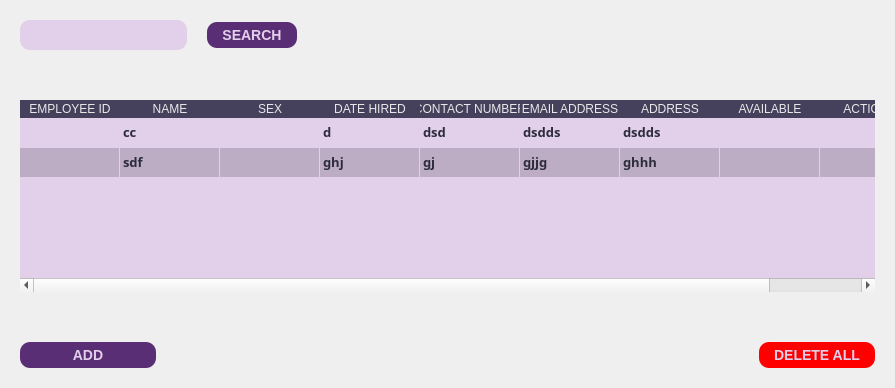
         <widget class="QWidget" name="employees_page">
          <layout class="QGridLayout" name="gridLayout_4">
           <item row="0" column="0">
            <widget class="QWidget" name="widget" native="true">
             <property name="styleSheet">
              <string notr="true">QPushButton {
                background-color: #5A2E74;  /* Background color of the buttons */
                color: #E2CFEA;              /* Text color of the buttons */
                border: none;               /* Remove button border */
                border-radius: 10px;         /* Border radius of the buttons */
                padding: 5px 15px;          /* Padding inside the buttons */
                font-size: 14px;            /* Font size of the button text */
				font-weight: bold;
}

QPushButton:hover {
                background-color: #745288;  /* Background color on hover */
}
QPushButton:pressed {
                background-color: #6B4483;  /* Background color on press */
}

QLabel{
	color: #E9E8E8;
}

QLineEdit{
	background-color: #E2CFEA;
	border: none;
	height: 30px;
	border-radius: 10px;
	color: #45405C;
	padding-left: 5px;
	padding-right: 5px;
}
</string>
             </property>
             <layout class="QGridLayout" name="gridLayout_3">
              <property name="verticalSpacing">
               <number>50</number>
              </property>
              <item row="0" column="2">
               <spacer name="horizontalSpacer_5">
                <property name="orientation">
                 <enum>Qt::Horizontal</enum>
                </property>
                <property name="sizeHint" stdset="0">
                 <size>
                  <width>40</width>
                  <height>20</height>
                 </size>
                </property>
               </spacer>
              </item>
              <item row="0" column="0" colspan="2">
               <layout class="QHBoxLayout" name="horizontalLayout">
                <property name="spacing">
                 <number>20</number>
                </property>
                <item>
                 <widget class="QLineEdit" name="lineEdit">
                  <property name="font">
                   <font>
                    <family>JetBrains Mono</family>
                    <pointsize>12</pointsize>
                    <bold>true</bold>
                   </font>
                  </property>
                 </widget>
                </item>
                <item>
                 <widget class="QPushButton" name="search_emp_button">
                  <property name="cursor">
                   <cursorShape>PointingHandCursor</cursorShape>
                  </property>
                  <property name="text">
                   <string>SEARCH</string>
                  </property>
                 </widget>
                </item>
               </layout>
              </item>
              <item row="2" column="0">
               <layout class="QHBoxLayout" name="horizontalLayout_4">
                <property name="spacing">
                 <number>20</number>
                </property>
                <item>
                 <widget class="QPushButton" name="add_emp_button">
                  <property name="cursor">
                   <cursorShape>PointingHandCursor</cursorShape>
                  </property>
                  <property name="text">
                   <string>ADD</string>
                  </property>
                  <property name="icon">
                   <iconset resource="../static/icons/resourcs.qrc">
                    <normaloff>:/add_button_light.svg</normaloff>:/add_button_light.svg</iconset>
                  </property>
                  <property name="iconSize">
                   <size>
                    <width>16</width>
                    <height>16</height>
                   </size>
                  </property>
                 </widget>
                </item>
               </layout>
              </item>
              <item row="2" column="1" colspan="3">
               <spacer name="horizontalSpacer_3">
                <property name="orientation">
                 <enum>Qt::Horizontal</enum>
                </property>
                <property name="sizeHint" stdset="0">
                 <size>
                  <width>386</width>
                  <height>20</height>
                 </size>
                </property>
               </spacer>
              </item>
              <item row="2" column="4">
               <widget class="QPushButton" name="delete_all_emp_button">
                <property name="cursor">
                 <cursorShape>PointingHandCursor</cursorShape>
                </property>
                <property name="styleSheet">
                 <string notr="true">QPushButton {
                background-color: rgb(255, 0, 0);  /* Background color of the buttons */
                color: #E2CFEA;              /* Text color of the buttons */
                border: none;               /* Remove button border */
                border-radius: 10px;         /* Border radius of the buttons */
                padding: 5px 15px;          /* Padding inside the buttons */
                font-size: 14px;            /* Font size of the button text */
				font-weight: bold;
}

QPushButton:hover {
                background-color: rgb(255, 62, 62);  /* Background color on hover */
}
QPushButton:pressed {
                background-color: rgb(200, 0, 0);  /* Background color on press */
}
</string>
                </property>
                <property name="text">
                 <string>DELETE ALL</string>
                </property>
                <property name="icon">
                 <iconset resource="../static/icons/resourcs.qrc">
                  <normaloff>:/delete_button_light.svg</normaloff>:/delete_button_light.svg</iconset>
                </property>
               </widget>
              </item>
              <item row="1" column="0" colspan="5">
               <widget class="QTableWidget" name="emp_table">
                <property name="font">
                 <font>
                  <family>JetBrains Mono</family>
                  <pointsize>10</pointsize>
                  <bold>true</bold>
                 </font>
                </property>
                <property name="styleSheet">
                 <string notr="true">QHeaderView::section{
	background-color: #45405C;
	color: #E9E8E8;
	border: none;
	font: 700 10pt &quot;JetBrains Mono&quot;;
}

QTableWidget{
	background-color: #E2CFEA;
	border: none;
	alternate-background-color: #BCADC5;
}

QTableWidget::item:selected{
	color: #2C2C3B;
	background-color: #FFEE8c;  /* Background color for selected items */

}
QTableWidget::item{
	color: #2C2C3B;
	selection-color: #2C2C3B;  /* Text color for selected items */

}
</string>
                </property>
                <property name="frameShadow">
                 <enum>QFrame::Sunken</enum>
                </property>
                <property name="editTriggers">
                 <set>QAbstractItemView::NoEditTriggers</set>
                </property>
                <property name="alternatingRowColors">
                 <bool>true</bool>
                </property>
                <property name="selectionMode">
                 <enum>QAbstractItemView::NoSelection</enum>
                </property>
                <property name="selectionBehavior">
                 <enum>QAbstractItemView::SelectRows</enum>
                </property>
                <property name="showGrid">
                 <bool>true</bool>
                </property>
                <property name="gridStyle">
                 <enum>Qt::NoPen</enum>
                </property>
                <attribute name="horizontalHeaderVisible">
                 <bool>true</bool>
                </attribute>
                <attribute name="horizontalHeaderCascadingSectionResizes">
                 <bool>false</bool>
                </attribute>
                <attribute name="horizontalHeaderHighlightSections">
                 <bool>true</bool>
                </attribute>
                <attribute name="horizontalHeaderShowSortIndicator" stdset="0">
                 <bool>false</bool>
                </attribute>
                <attribute name="horizontalHeaderStretchLastSection">
                 <bool>false</bool>
                </attribute>
                <attribute name="verticalHeaderVisible">
                 <bool>false</bool>
                </attribute>
                <attribute name="verticalHeaderStretchLastSection">
                 <bool>false</bool>
                </attribute>
                <row>
                 <property name="text">
                  <string>New Row</string>
                 </property>
                </row>
                <row/>
                <column>
                 <property name="text">
                  <string>EMPLOYEE ID</string>
                 </property>
                </column>
                <column>
                 <property name="text">
                  <string>NAME</string>
                 </property>
                </column>
                <column>
                 <property name="text">
                  <string>SEX</string>
                 </property>
                </column>
                <column>
                 <property name="text">
                  <string>DATE HIRED</string>
                 </property>
                </column>
                <column>
                 <property name="text">
                  <string>CONTACT NUMBER</string>
                 </property>
                </column>
                <column>
                 <property name="text">
                  <string>EMAIL ADDRESS</string>
                 </property>
                </column>
                <column>
                 <property name="text">
                  <string>ADDRESS</string>
                 </property>
                </column>
                <column>
                 <property name="text">
                  <string>AVAILABLE</string>
                 </property>
                </column>
                <column>
                 <property name="text">
                  <string>ACTIONS</string>
                 </property>
                </column>
                <item row="0" column="1">
                 <property name="text">
                  <string>cc</string>
                 </property>
                </item>
                <item row="0" column="3">
                 <property name="text">
                  <string>d</string>
                 </property>
                </item>
                <item row="0" column="4">
                 <property name="text">
                  <string>dsd</string>
                 </property>
                </item>
                <item row="0" column="5">
                 <property name="text">
                  <string>dsdds</string>
                 </property>
                </item>
                <item row="0" column="6">
                 <property name="text">
                  <string>dsdds</string>
                 </property>
                </item>
                <item row="1" column="1">
                 <property name="text">
                  <string>sdf</string>
                 </property>
                </item>
                <item row="1" column="3">
                 <property name="text">
                  <string>ghj</string>
                 </property>
                </item>
                <item row="1" column="4">
                 <property name="text">
                  <string>gj</string>
                 </property>
                </item>
                <item row="1" column="5">
                 <property name="text">
                  <string>gjjg</string>
                 </property>
                </item>
                <item row="1" column="6">
                 <property name="text">
                  <string>ghhh</string>
                 </property>
                </item>
               </widget>
              </item>
              <item row="0" column="3">
               <spacer name="horizontalSpacer_4">
                <property name="orientation">
                 <enum>Qt::Horizontal</enum>
                </property>
                <property name="sizeHint" stdset="0">
                 <size>
                  <width>404</width>
                  <height>20</height>
                 </size>
                </property>
               </spacer>
              </item>
             </layout>
            </widget>
           </item>
          </layout>
         </widget>
